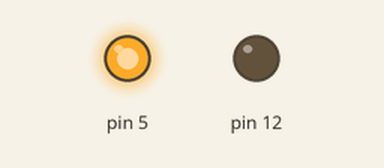
Bench run of a sketch on a simulated Arduino Uno, built with avr-gcc and run on an emulated ATmega328P. On the bench: output pins drawn as LEDs (lit = HIGH).

Above: at 0.1 s.
At 9.1 s:
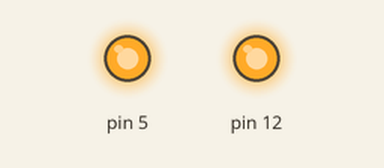
Timing chart, 0 to 10.6 s (numbered marks = the images above):
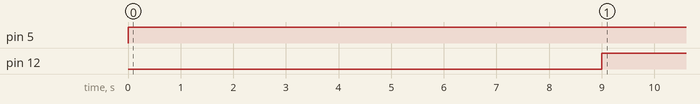

The sketch:

pwmtest.ino
```cpp
void setup() {
 pinMode(12, OUTPUT);
 pinMode(5, OUTPUT);

}

void loop() {
  float pwmsig = 0.1;
  while(1){
  digitalWrite(5, HIGH);
  analogWrite(12, pwmsig*255);
  delay(1000);
  pwmsig += 0.05;
  }

}
```

Measured:
- by itself, pin 5: LOW → HIGH at 0.00 s
- by itself, pin 12: LOW → HIGH at 9.0 s
